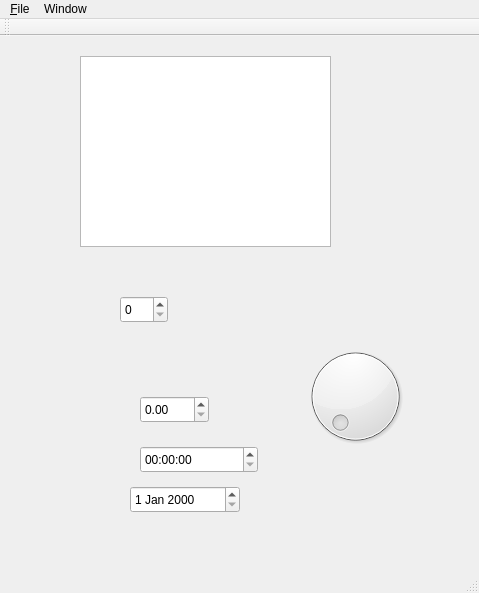
<?xml version="1.0" encoding="UTF-8"?>
<ui version="4.0">
 <class>MainWindow</class>
 <widget class="QMainWindow" name="MainWindow">
  <property name="geometry">
   <rect>
    <x>0</x>
    <y>0</y>
    <width>479</width>
    <height>593</height>
   </rect>
  </property>
  <property name="contextMenuPolicy">
   <enum>Qt::DefaultContextMenu</enum>
  </property>
  <property name="windowTitle">
   <string>MainWindow</string>
  </property>
  <widget class="QWidget" name="centralWidget">
   <property name="contextMenuPolicy">
    <enum>Qt::ActionsContextMenu</enum>
   </property>
   <widget class="QPlainTextEdit" name="plainTextEdit">
    <property name="geometry">
     <rect>
      <x>80</x>
      <y>20</y>
      <width>251</width>
      <height>191</height>
     </rect>
    </property>
   </widget>
   <widget class="QSpinBox" name="spinBox">
    <property name="geometry">
     <rect>
      <x>120</x>
      <y>260</y>
      <width>48</width>
      <height>27</height>
     </rect>
    </property>
   </widget>
   <widget class="QDoubleSpinBox" name="doubleSpinBox">
    <property name="geometry">
     <rect>
      <x>140</x>
      <y>360</y>
      <width>69</width>
      <height>27</height>
     </rect>
    </property>
   </widget>
   <widget class="QTimeEdit" name="timeEdit">
    <property name="geometry">
     <rect>
      <x>140</x>
      <y>410</y>
      <width>118</width>
      <height>27</height>
     </rect>
    </property>
   </widget>
   <widget class="QDateEdit" name="dateEdit">
    <property name="geometry">
     <rect>
      <x>130</x>
      <y>450</y>
      <width>110</width>
      <height>27</height>
     </rect>
    </property>
   </widget>
   <widget class="QDial" name="dial">
    <property name="geometry">
     <rect>
      <x>300</x>
      <y>280</y>
      <width>111</width>
      <height>161</height>
     </rect>
    </property>
   </widget>
  </widget>
  <widget class="QMenuBar" name="menuBar">
   <property name="geometry">
    <rect>
     <x>0</x>
     <y>0</y>
     <width>479</width>
     <height>25</height>
    </rect>
   </property>
   <widget class="QMenu" name="menu_File">
    <property name="title">
     <string>&amp;File</string>
    </property>
    <widget class="QMenu" name="menu_New">
     <property name="title">
      <string>&amp;New</string>
     </property>
    </widget>
    <addaction name="menu_New"/>
    <addaction name="action_Open"/>
   </widget>
   <widget class="QMenu" name="menuWind">
    <property name="title">
     <string>Window</string>
    </property>
    <addaction name="actionNew"/>
   </widget>
   <addaction name="menu_File"/>
   <addaction name="menuWind"/>
  </widget>
  <widget class="QToolBar" name="mainToolBar">
   <attribute name="toolBarArea">
    <enum>TopToolBarArea</enum>
   </attribute>
   <attribute name="toolBarBreak">
    <bool>false</bool>
   </attribute>
  </widget>
  <widget class="QStatusBar" name="statusBar"/>
  <action name="action_Open">
   <property name="text">
    <string>&amp;Open</string>
   </property>
  </action>
  <action name="action_Save">
   <property name="text">
    <string>&amp;Save</string>
   </property>
  </action>
  <action name="action_File">
   <property name="text">
    <string>&amp;File</string>
   </property>
  </action>
  <action name="action_Document">
   <property name="text">
    <string>&amp;Document</string>
   </property>
  </action>
  <action name="actionNew">
   <property name="text">
    <string>New</string>
   </property>
  </action>
 </widget>
 <layoutdefault spacing="6" margin="11"/>
 <resources/>
 <connections/>
</ui>
